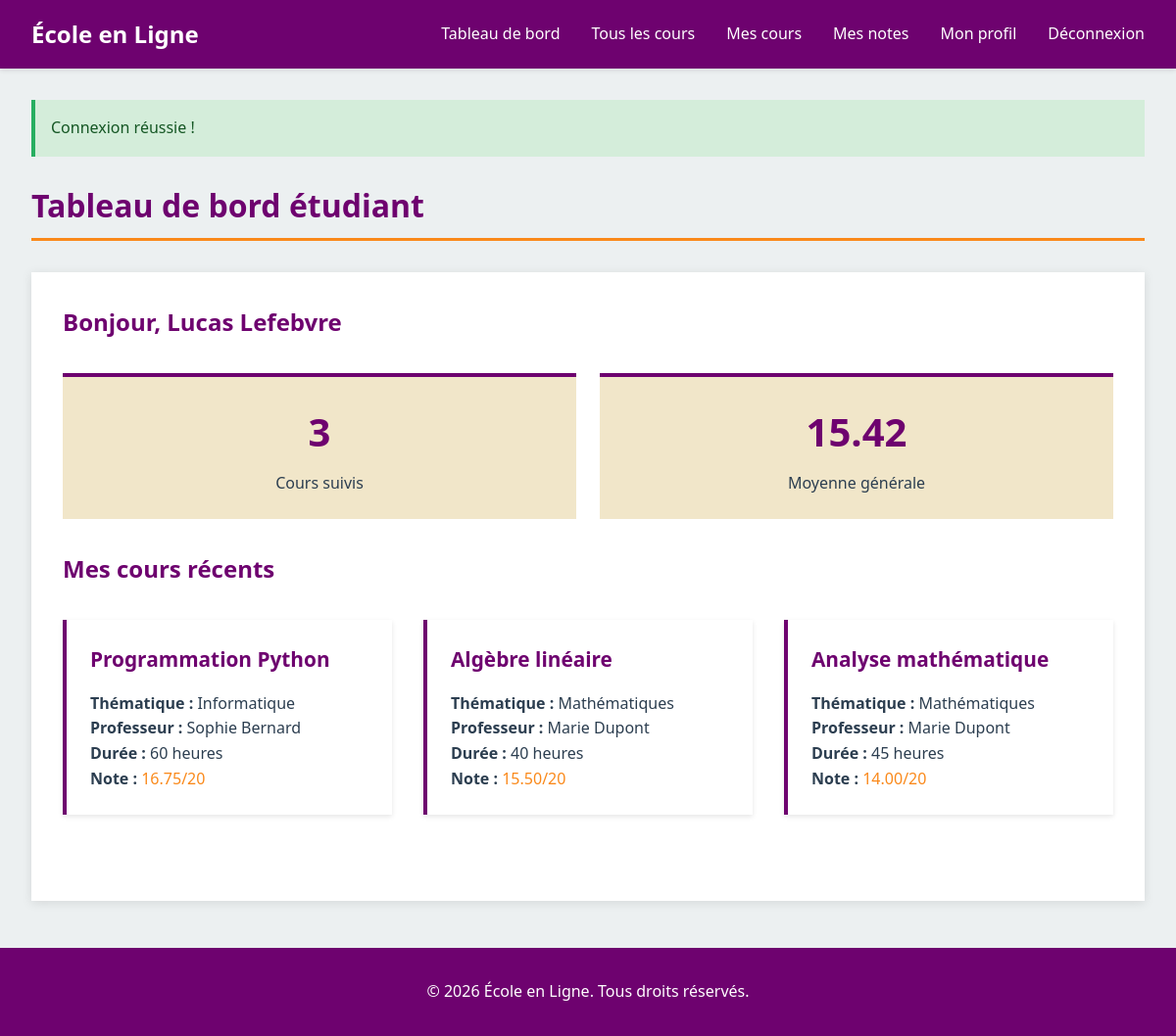
Page /student/dashboard (signed in) on the committed database.
### tables this page shows
CREATE TABLE etudiant (
    id_etudiant INT PRIMARY KEY AUTO_INCREMENT,
    id_user INT NOT NULL,
    nom VARCHAR(100) NOT NULL,
    prenom VARCHAR(100) NOT NULL,
    date_naissance DATE NOT NULL,
    date_inscription_plateforme DATE NOT NULL,
    FOREIGN KEY (id_user) REFERENCES user(id_user) ON DELETE CASCADE
);

CREATE TABLE inscription (
    id_inscription INT PRIMARY KEY AUTO_INCREMENT,
    id_etudiant INT NOT NULL,
    id_cours INT NOT NULL,
    date_inscription_cours DATE NOT NULL,
    note DECIMAL(5,2) NULL CHECK (note BETWEEN 0 AND 20),
    UNIQUE (id_etudiant, id_cours),
    FOREIGN KEY (id_etudiant) REFERENCES etudiant(id_etudiant) ON DELETE CASCADE,
    FOREIGN KEY (id_cours) REFERENCES cours(id_cours) ON DELETE CASCADE
);

CREATE TABLE cours (
    id_cours INT PRIMARY KEY AUTO_INCREMENT,
    id_professeur INT NOT NULL,
    thematique VARCHAR(100) NOT NULL,
    intitule VARCHAR(255) NOT NULL,
    description TEXT NOT NULL,
    duree_heures INT NOT NULL,
    created_at TIMESTAMP DEFAULT CURRENT_TIMESTAMP,
    FOREIGN KEY (id_professeur) REFERENCES professeur(id_professeur) ON DELETE CASCADE
);

CREATE TABLE professeur (
    id_professeur INT PRIMARY KEY AUTO_INCREMENT,
    id_user INT NOT NULL,
    nom VARCHAR(100) NOT NULL,
    prenom VARCHAR(100) NOT NULL,
    specialite VARCHAR(100) NOT NULL,
    bio TEXT NULL,
    photo VARCHAR(255) NULL,
    FOREIGN KEY (id_user) REFERENCES user(id_user) ON DELETE CASCADE
);

### controllers/StudentController.php (called while the page is built, shortened)
<?php
require_once __DIR__ . '/../models/Student.php';
class StudentController {
    public function dashboard() {
        $studentModel = new Student();
        $student = $studentModel->getByUserId($_SESSION['user_id']);
        $enrolledCourses = $studentModel->getEnrolledCourses($student['id_etudiant']);
        $averageGrade = $studentModel->getAverageGrade($student['id_etudiant']);
        require_once __DIR__ . '/../views/student/dashboard.php';
    }
}
?>

### models/student.php (called while the page is built, shortened)
<?php
require_once __DIR__ . '/../config/Database.php';
class Student {
    private $conn;
    private $table = 'etudiant';
    public function __construct() {
        $database = new Database();
        $this->conn = $database->getConnection();
    }
    public function getByUserId($userId) {
        $query = "SELECT * FROM " . $this->table . " WHERE id_user = :id_user";
        $stmt = $this->conn->prepare($query);
        $stmt->bindParam(':id_user', $userId);
        $stmt->execute();
        return $stmt->fetch();
    }
    public function getEnrolledCourses($studentId) {
        $query = "SELECT c.*, p.nom as prof_nom, p.prenom as prof_prenom, i.note, i.date_inscription_cours
                  FROM inscription i
                  JOIN cours c ON i.id_cours = c.id_cours
                  JOIN professeur p ON c.id_professeur = p.id_professeur
                  WHERE i.id_etudiant = :id_etudiant
                  ORDER BY i.date_inscription_cours DESC";
        $stmt = $this->conn->prepare($query);
        $stmt->bindParam(':id_etudiant', $studentId);
        $stmt->execute();
        return $stmt->fetchAll();
    }
    public function getAverageGrade($studentId) {
        $query = "SELECT AVG(note) as moyenne FROM inscription WHERE id_etudiant = :id_etudiant AND note IS NOT NULL";
        $stmt = $this->conn->prepare($query);
        $stmt->bindParam(':id_etudiant', $studentId);
        $stmt->execute();
        $result = $stmt->fetch();
        return $result['moyenne'] ? round($result['moyenne'], 2) : null;
    }
}
?>

### config/database.php (called while the page is built)
<?php
class Database {
    private $host = DB_HOST;
    private $db_name = DB_NAME;
    private $username = DB_USER;
    private $password = DB_PASS;
    private $conn = null;
    public function getConnection() {
        if ($this->conn === null) {
            try {
                $this->conn = new PDO(
                    "mysql:host=" . $this->host . ";dbname=" . $this->db_name . ";charset=utf8mb4",
                    $this->username,
                    $this->password
                );
                $this->conn->setAttribute(PDO::ATTR_ERRMODE, PDO::ERRMODE_EXCEPTION);
                $this->conn->setAttribute(PDO::ATTR_DEFAULT_FETCH_MODE, PDO::FETCH_ASSOC);
            } catch(PDOException $e) {
                die("Erreur de connexion : " . $e->getMessage());
            }
        }
        return $this->conn;
    }
}
?>

### views/student/dashboard.php (the view, shortened to what this page needs)
<?php
require_once __DIR__ . '/../layout/header.php';
?>
<div class="container">
    <?php if (isset($_SESSION['success'])): ?>
        <div class="alert alert-success">
            <?php echo $_SESSION['success']; unset($_SESSION['success']); ?>
        </div>
    <?php endif; ?>
    <h1>Tableau de bord étudiant</h1>
    <div class="content-wrapper">
        <h2>Bonjour, <?php echo htmlspecialchars($student['prenom'] . ' ' . $student['nom']); ?></h2>
        <div class="stats-container">
            <div class="stat-box">
                <h3><?php echo count($enrolledCourses); ?></h3>
                <p>Cours suivis</p>
            </div>
            <div class="stat-box">
                <h3><?php echo $averageGrade ? number_format($averageGrade, 2) : 'N/A'; ?></h3>
                <p>Moyenne générale</p>
            </div>
        </div>
        <h2>Mes cours récents</h2>
        <?php if (empty($enrolledCourses)): ?>
            <div class="alert alert-info">
                Vous n'êtes inscrit à aucun cours pour le moment.
                <a href="<?php echo BASE_URL; ?>/student/courses">Découvrir les cours disponibles</a>
            </div>
        <?php else: ?>
            <div class="grid grid-2">
                <?php foreach (array_slice($enrolledCourses, 0, 4) as $course): ?>
                    <div class="card">
                        <h3 class="card-title"><?php echo htmlspecialchars($course['intitule']); ?></h3>
                        <div class="card-content">
                            <p><strong>Thématique :</strong> <?php echo htmlspecialchars($course['thematique']); ?></p>
                            <p><strong>Professeur :</strong> <?php echo htmlspecialchars($course['prof_prenom'] . ' ' . $course['prof_nom']); ?></p>
                            <p><strong>Durée :</strong> <?php echo $course['duree_heures']; ?> heures</p>
                            <?php if ($course['note']): ?>
                                <p><strong>Note :</strong> <span class="text-highlight"><?php echo number_format($course['note'], 2); ?>/20</span></p>
                            <?php else: ?>
                                <p><strong>Note :</strong> <span class="text-danger">Non notée</span></p>
                            <?php endif; ?>
                        </div>
                    </div>
                <?php endforeach; ?>
            </div>
        <?php endif; ?>
    </div>
</div>
<?php require_once __DIR__ . '/../layout/footer.php'; ?>

### public/css/style.css (style rules this page uses)
:root { --primary: #6E026F; --secondary: #ABDADC; --accent: #F1E6C9; --highlight: #FA891A; --dark: #2c3e50; --light: #ecf0f1; --white: #ffffff; --gray: #95a5a6; --success: #27ae60; --danger: #e74c3c; }
* { margin: 0; padding: 0; box-sizing: border-box; }
body { font-family: 'Segoe UI', Tahoma, Geneva, Verdana, sans-serif; line-height: 1.6; color: var(--dark); background-color: var(--light); }
.container { max-width: 1200px; margin: 2rem auto; padding: 0 2rem; }
.content-wrapper { background-color: var(--white); padding: 2rem; margin: 2rem 0; box-shadow: 0 2px 10px rgba(0,0,0,0.1); }
h1 { color: var(--primary); margin-bottom: 1.5rem; font-size: 2rem; border-bottom: 3px solid var(--highlight); padding-bottom: 0.5rem; }
h2 { color: var(--primary); margin-bottom: 1rem; font-size: 1.5rem; }
h3 { color: var(--dark); margin-bottom: 0.75rem; }
.alert { padding: 1rem; margin-bottom: 1.5rem; border-left: 4px solid; }
.alert-success { background-color: #d4edda; border-color: var(--success); color: #155724; }
.card { background-color: var(--white); padding: 1.5rem; margin-bottom: 1.5rem; box-shadow: 0 2px 5px rgba(0,0,0,0.1); border-left: 4px solid var(--primary); }
.card-title { color: var(--primary); margin-bottom: 1rem; font-size: 1.3rem; }
.card-content { color: var(--dark); }
.grid { display: grid; gap: 2rem; margin: 2rem 0; }
.grid-2 { grid-template-columns: repeat(auto-fit, minmax(300px, 1fr)); }
.stats-container { display: grid; grid-template-columns: repeat(auto-fit, minmax(200px, 1fr)); gap: 1.5rem; margin: 2rem 0; }
.stat-box { background-color: var(--accent); padding: 1.5rem; text-align: center; border-top: 4px solid var(--primary); }
.stat-box h3 { color: var(--primary); font-size: 2.5rem; margin-bottom: 0.5rem; }
.stat-box p { color: var(--dark); font-size: 1rem; }
.text-highlight { color: var(--highlight); }

### rows in the picture
etudiant: prenom+nom "Lucas Lefebvre"
inscription: id_cours.intitule "Programmation Python", id_cours.thematique "Informatique", professeur.prenom+nom "Sophie Bernard", id_cours.duree_heures "60", note "16.75"
inscription: id_cours.intitule "Algèbre linéaire", id_cours.thematique "Mathématiques", professeur.prenom+nom "Marie Dupont", id_cours.duree_heures "40", note "15.50"
inscription: id_cours.intitule "Analyse mathématique", id_cours.thematique "Mathématiques", professeur.prenom+nom "Marie Dupont", id_cours.duree_heures "45", note "14.00"

### other values in the picture
$_SESSION['success'] "Connexion réussie !"
count($enrolledCourses) "3"
$averageGrade "15.42"
